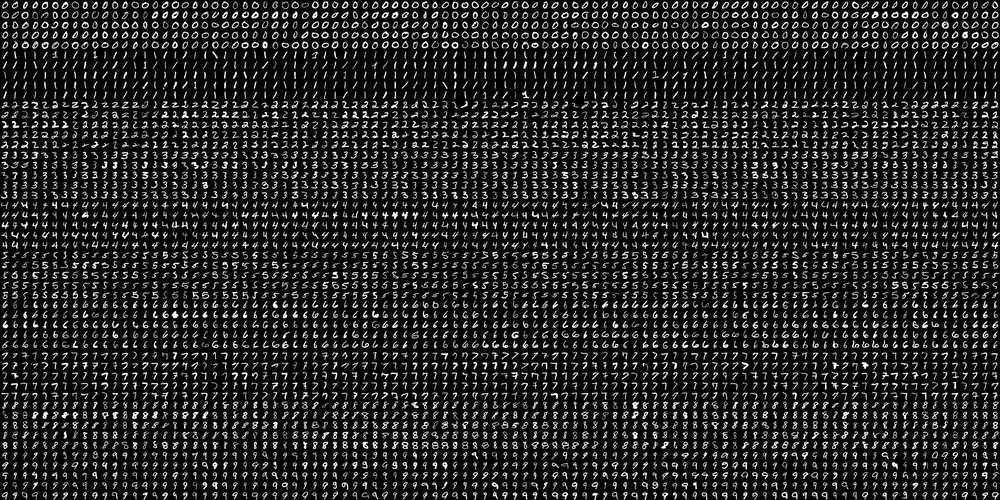
#> input picture OCR/digits.png, 1000 x 500 px, shrunk from 2000 x 1000 before the run, given in place of the camera
$ python test.py   (older library calls are emulated)
#> lines starting #> are read from the running program, lines starting #| are printed output that depends on the picture; after the words box and inside, x2 and y2 are one past the last pixel; in counts of white or black regions, pixels touching at a corner belong together
import cv2
import os
import numpy as np

cap = cv2.VideoCapture(0)
while True:
    ret, frame = cap.read()
#> frame is the input picture: shape (500, 1000, 3); min 0, max 255, mean 36.1
    cv2.imshow("f1", frame)
    key = cv2.waitKey(50)
#> (key x is pressed here)
    if key == ord(' '):  # 空格跳出循环，结束程序
        break
    elif key == ord('x'):
        gay_img = cv2.cvtColor(frame, cv2.COLOR_BGR2GRAY)
        d_img = cv2.dilate(gay_img, None, iterations=4)
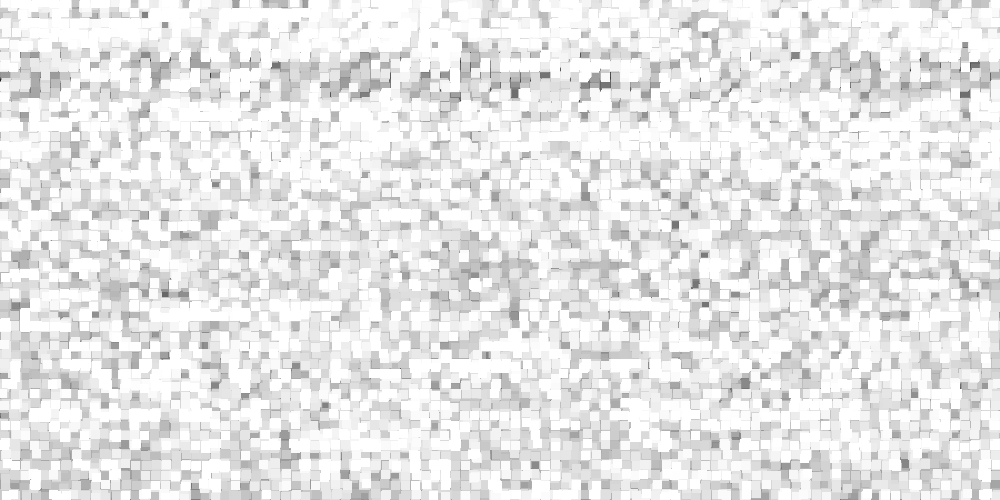
#> d_img: shape (500, 1000); min 29, max 255, mean 231.2
        e_img = cv2.erode(d_img, None, iterations=4)
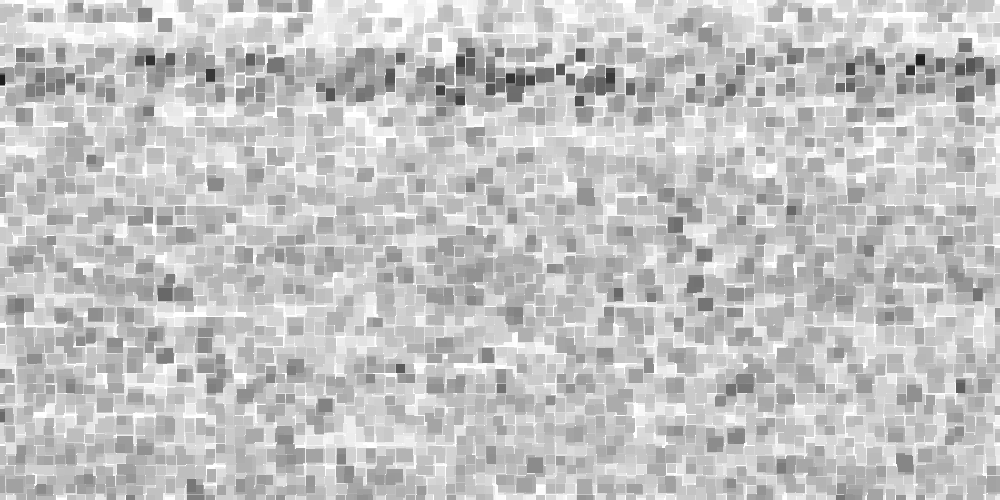
#> e_img: shape (500, 1000); min 29, max 255, mean 194.4
        edges = cv2.absdiff(gay_img, e_img)
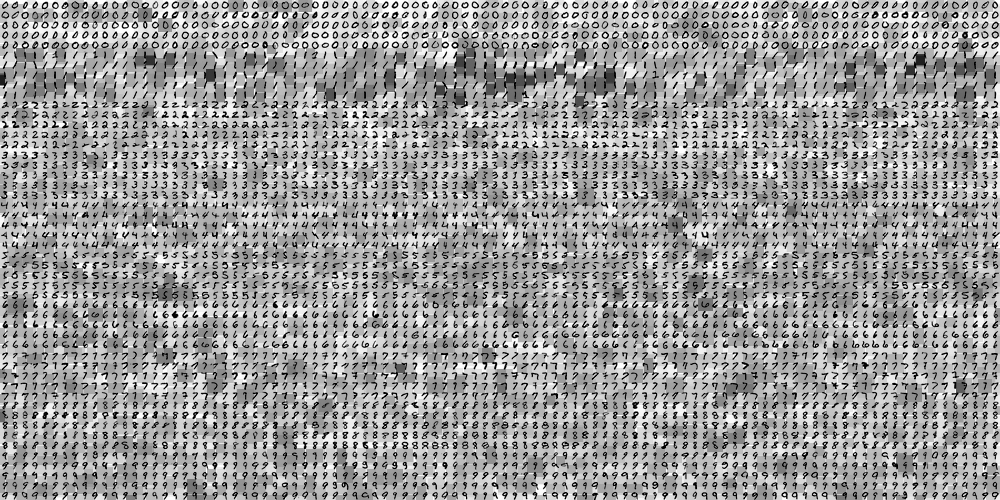
#> edges: shape (500, 1000); min 0, max 255, mean 158.3
        cv2.imshow("f5", edges)
        x = cv2.Sobel(edges, cv2.CV_16S, 1, 0)  # Sobel算子，X轴一阶导，Y轴不求导
        y = cv2.Sobel(edges, cv2.CV_16S, 0, 1)  # Sobel算子，Y轴一阶导，X轴不求导
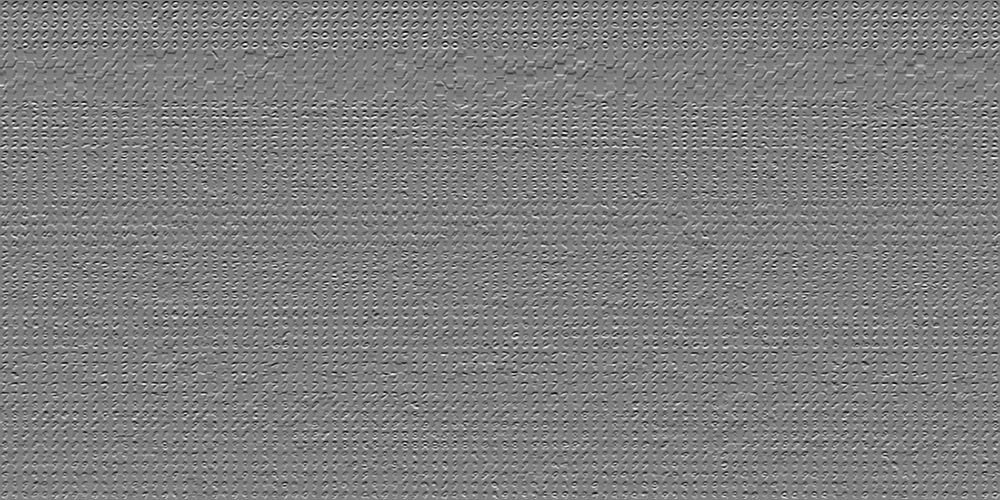
#> y: shape (500, 1000) int16; min -1020, max 1020, mean -0.6; drawn with min black and max white
        absX = cv2.convertScaleAbs(x)  # 转回uint8
        absY = cv2.convertScaleAbs(y)
        dst = cv2.addWeighted(absX, 0.5, absY, 0.5, 0)  # 将转换后的absX和absY组合起来，得到新的图像
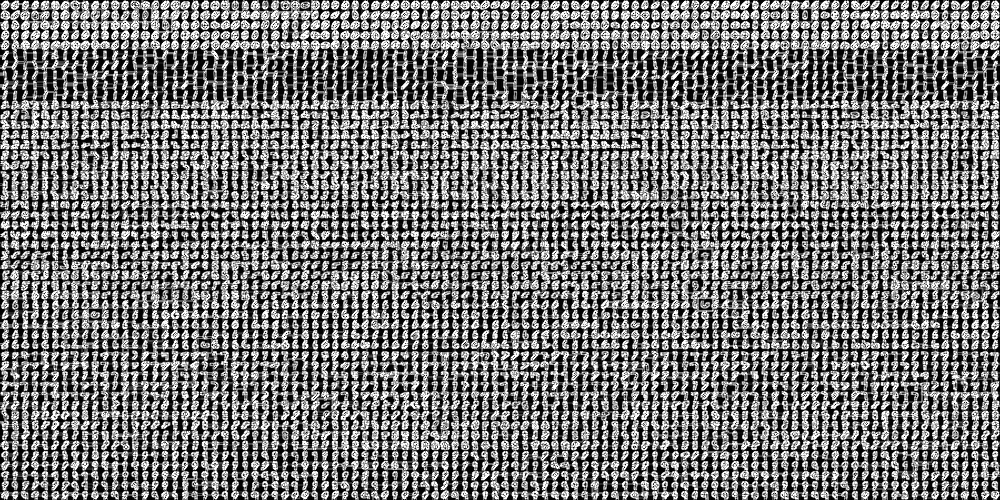
#> dst: shape (500, 1000); min 0, max 255, mean 114.2
        cv2.imshow("f6", dst)
        ret,th_img1 = cv2.threshold(edges, 20, 255, cv2.THRESH_BINARY)
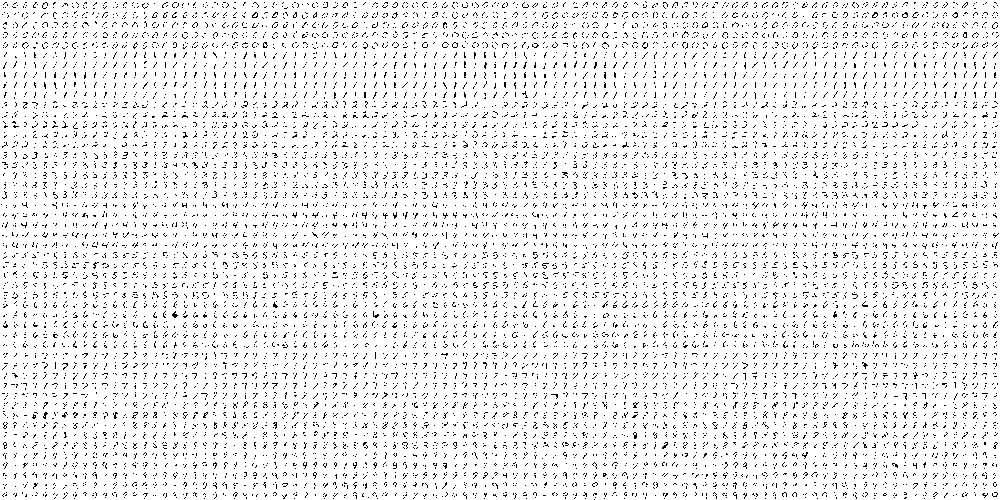
#> th_img1: shape (500, 1000); 93% white; black in thin lines or dots
        ret,th_img2 = cv2.threshold(dst, 20, 255, cv2.THRESH_BINARY)
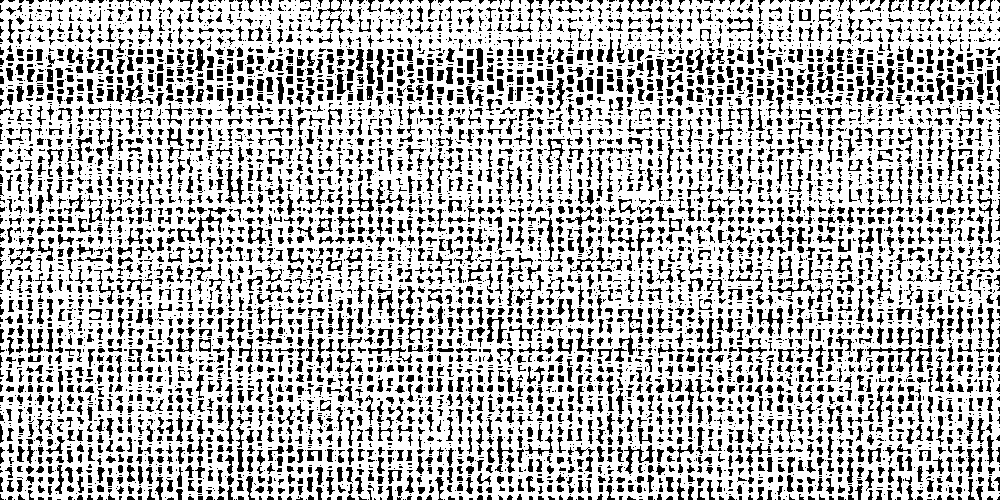
#> th_img2: shape (500, 1000); 72% white; 6430 black regions (3567 under 20 px), largest, box (x1, y1, x2, y2) and area: (757, 308, 783, 336) 267, (624, 445, 655, 474) 256, (195, 207, 227, 243) 253
        cv2.imshow("f55", th_img1)
        cv2.imshow("f66", th_img2)
        cv2.imshow("f7", absX)
        cv2.imshow("f8", absY)

        new_edges = cv2.cvtColor(edges, cv2.COLOR_GRAY2BGR)
        print(frame.shape)
#| (500, 1000, 3)
        print(new_edges.shape)
#| (500, 1000, 3)

        cv2.waitKey(0)
#
# # a=np.array([1,3,2,1,3,4,1,6,5,4,5,6])
# # if a == None:
# #     pass

# knn = cv2.ml_KNearest.create()
# print(dir(knn))
